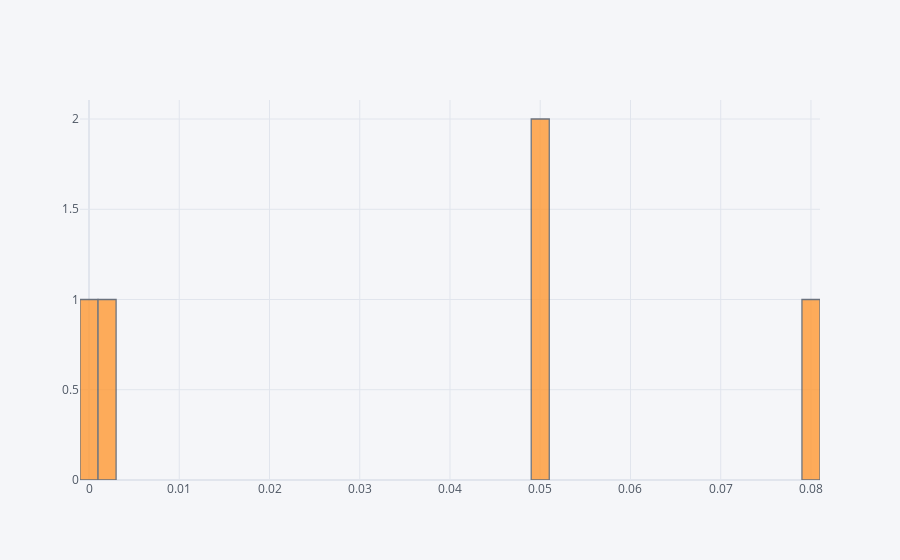

Here is the notebook cell this chart was saved with:
### Markdown cell above
### work_type & stroke

### Code cell
print(df0.groupby('work_type')['stroke'].mean().sort_values())
print()
df0.groupby('work_type')['stroke'].mean().iplot(kind='histogram',subplots=True,bins=50)

### Figure 1 — Plotly figure (JSON) as saved in the notebook; plotly's stock layout.template omitted (floating-point values rounded to 4 significant figures)
{"data": [{"histfunc": "count", "histnorm": "", "marker": {"color": "rgba(255, 153, 51, 1.0)", "line": {"color": "#4D5663", "width": 1.3}}, "name": "stroke", "nbinsx": 50, "opacity": 0.8, "orientation": "v", "type": "histogram", "x": [0.05023, 0, 0.05094, 0.07937, 0.002911], "xaxis": "x", "yaxis": "y"}], "layout": {"barmode": "overlay", "legend": {"bgcolor": "#F5F6F9", "font": {"color": "#4D5663"}}, "paper_bgcolor": "#F5F6F9", "plot_bgcolor": "#F5F6F9", "title": {"font": {"color": "#4D5663"}}, "xaxis": {"anchor": "y", "domain": [0, 1], "gridcolor": "#E1E5ED", "showgrid": true, "tickfont": {"color": "#4D5663"}, "title": {"font": {"color": "#4D5663"}, "text": ""}, "zerolinecolor": "#E1E5ED"}, "yaxis": {"anchor": "x", "domain": [0, 1], "gridcolor": "#E1E5ED", "showgrid": true, "tickfont": {"color": "#4D5663"}, "title": {"font": {"color": "#4D5663"}, "text": ""}, "zerolinecolor": "#E1E5ED"}}}
